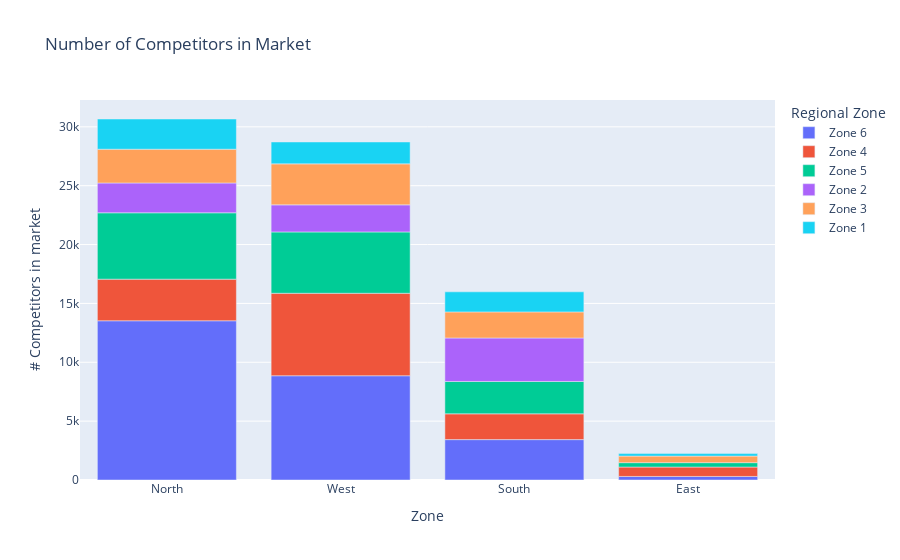

Notebook code cell kept with this figure:
### Markdown cell above
### Number of Competitors in Market

### Code cell
comp_df = fmcg_data.groupby(["zone","wh_regional_zone" ], as_index=False)["competitor_in_mkt"].sum().sort_values(by="competitor_in_mkt", ascending=False)
comp_df.columns= ["Zone", "Regional Zone", "# Competitors in market"]
px.bar(data_frame=comp_df, x="Zone", y="# Competitors in market", color="Regional Zone", title="Number of Competitors in Market")

### Figure 1 — Plotly figure (JSON) as saved in the notebook; plotly's stock layout.template omitted (floating-point values rounded to 4 significant figures)
{"data": [{"alignmentgroup": "True", "hovertemplate": "Regional Zone=Zone 6<br>Zone=%{x}<br># Competitors in market=%{y}<extra></extra>", "legendgroup": "Zone 6", "marker": {"color": "#636efa", "pattern": {"shape": ""}}, "name": "Zone 6", "offsetgroup": "Zone 6", "orientation": "v", "showlegend": true, "textposition": "auto", "type": "bar", "x": ["North", "West", "South", "East"], "xaxis": "x", "y": [13525, 8857, 3430, 302], "yaxis": "y"}, {"alignmentgroup": "True", "hovertemplate": "Regional Zone=Zone 4<br>Zone=%{x}<br># Competitors in market=%{y}<extra></extra>", "legendgroup": "Zone 4", "marker": {"color": "#EF553B", "pattern": {"shape": ""}}, "name": "Zone 4", "offsetgroup": "Zone 4", "orientation": "v", "showlegend": true, "textposition": "auto", "type": "bar", "x": ["West", "North", "South", "East"], "xaxis": "x", "y": [7004, 3536, 2192, 798], "yaxis": "y"}, {"alignmentgroup": "True", "hovertemplate": "Regional Zone=Zone 5<br>Zone=%{x}<br># Competitors in market=%{y}<extra></extra>", "legendgroup": "Zone 5", "marker": {"color": "#00cc96", "pattern": {"shape": ""}}, "name": "Zone 5", "offsetgroup": "Zone 5", "orientation": "v", "showlegend": true, "textposition": "auto", "type": "bar", "x": ["North", "West", "South", "East"], "xaxis": "x", "y": [5638, 5211, 2749, 374], "yaxis": "y"}, {"alignmentgroup": "True", "hovertemplate": "Regional Zone=Zone 2<br>Zone=%{x}<br># Competitors in market=%{y}<extra></extra>", "legendgroup": "Zone 2", "marker": {"color": "#ab63fa", "pattern": {"shape": ""}}, "name": "Zone 2", "offsetgroup": "Zone 2", "orientation": "v", "showlegend": true, "textposition": "auto", "type": "bar", "x": ["South", "North", "West"], "xaxis": "x", "y": [3693, 2532, 2301], "yaxis": "y"}, {"alignmentgroup": "True", "hovertemplate": "Regional Zone=Zone 3<br>Zone=%{x}<br># Competitors in market=%{y}<extra></extra>", "legendgroup": "Zone 3", "marker": {"color": "#FFA15A", "pattern": {"shape": ""}}, "name": "Zone 3", "offsetgroup": "Zone 3", "orientation": "v", "showlegend": true, "textposition": "auto", "type": "bar", "x": ["West", "North", "South", "East"], "xaxis": "x", "y": [3482, 2868, 2215, 557], "yaxis": "y"}, {"alignmentgroup": "True", "hovertemplate": "Regional Zone=Zone 1<br>Zone=%{x}<br># Competitors in market=%{y}<extra></extra>", "legendgroup": "Zone 1", "marker": {"color": "#19d3f3", "pattern": {"shape": ""}}, "name": "Zone 1", "offsetgroup": "Zone 1", "orientation": "v", "showlegend": true, "textposition": "auto", "type": "bar", "x": ["North", "West", "South", "East"], "xaxis": "x", "y": [2567, 1859, 1705, 210], "yaxis": "y"}], "layout": {"barmode": "relative", "legend": {"title": {"text": "Regional Zone"}, "tracegroupgap": 0}, "title": {"text": "Number of Competitors in Market"}, "xaxis": {"anchor": "y", "domain": [0, 1], "title": {"text": "Zone"}}, "yaxis": {"anchor": "x", "domain": [0, 1], "title": {"text": "# Competitors in market"}}}}
